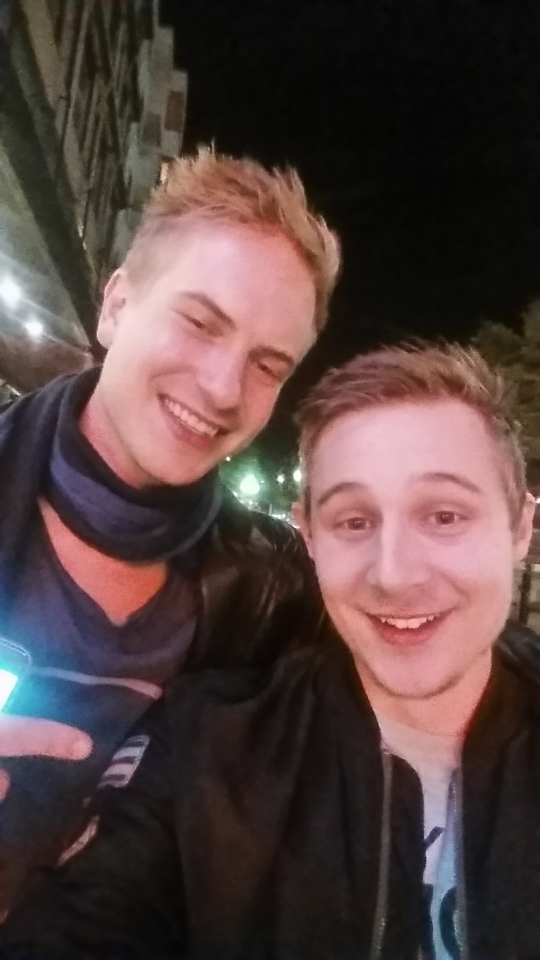
#> input picture Case_Studies/28.jpg, 1080 x 1920 px, given in place of the camera (shown at 1/2 size)
$ python face_cam_detector.py
#> lines starting #> are read from the running program, lines starting #| are printed output that depends on the picture; after the words box and inside, x2 and y2 are one past the last pixel; in counts of white or black regions, pixels touching at a corner belong together
#> further down, frame is the input picture: shape (1920, 1080, 3); mean B, G, R 63.4, 64.9, 83.9
### immutils.py
import numpy as np
import cv2

# [17 lines left out: functions translate, rotate, not called in this run]

def resize(image, width = None, height = None, inter = cv2.INTER_AREA):
#> called with width = 400, inter = 3
    dim = None
    (h,w) = image.shape[:2]
#> h = 1920; w = 1080
    if height is None and width is None:
       return image

   #Om höjden ej anges, ta nya bredden, delat på den gamla för att få ett förhållande
   #Sedan ta den nya bredden x, och höjden * aspekt ration, och casta sedan till en int
    if height is None:
        ratio = width / float(w)
#> ratio = 0.37
        dim = (width, int(h*ratio))
#> dim = (400, 711)

    #Annars ta nya höjden, delat med gamla för att få ett förhållande
    #Sätt dimensionerna till - bredden * ration och casta till en Integer för att få ny integer av antal pixlar i x-led, samt det nya höjd värdet
    else:
        ratio = height / float(h)
        dim = (int(w * ratio), height)

    resized = cv2.resize(image, dim, interpolation=inter)
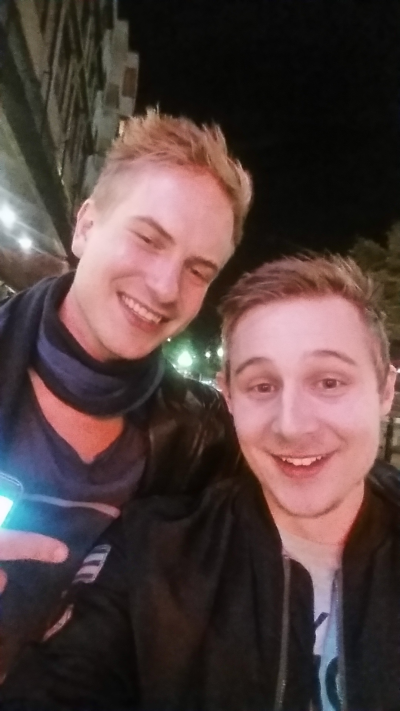
#> resized: shape (711, 400, 3); mean B, G, R 63.4, 64.9, 83.9

    #returnera den nya resizade bilden
    return resized

### Case_Studies/facedetector.py
import cv2
import immutils

class FaceDectector:
    def __init__(self, faceCascadePath):
        self.faceCascade = cv2.CascadeClassifier(faceCascadePath)

    # Returnerar 4 värden som utgör en rektangel
    def detect(self, image, scaleFactor = 1.1, minNeighbors =5, minSize = (30, 30)):
        rectangles = self.faceCascade.detectMultiScale(image, scaleFactor = scaleFactor,
                                                  minNeighbors= minNeighbors, minSize = minSize,
                                                  flags = cv2.CASCADE_SCALE_IMAGE)

        return rectangles


# [14 lines left out: function test_detect, not called in this run]

### Case_Studies/face_cam_detector.py
import cv2
from cv2 import VideoCapture
from Case_Studies import facedetector
import immutils

#Skapar ett facedetector objekt, och passerar haar cascaden
fd = facedetector.FaceDectector("haarcascade_frontalface_default.xml")

#Säger att video input ska vara ifrån webbcam
cam = cv2.VideoCapture(0)

while True:
    #Hämtar boolean om framen hämtas, samt bilden som hämtades
    grabbed, frame = cam.read()
    #Resizear framen
    frame = immutils.resize(frame, 400)
    #Skapar en grayscale bild
    gray = cv2.cvtColor(frame, cv2.COLOR_BGR2GRAY)
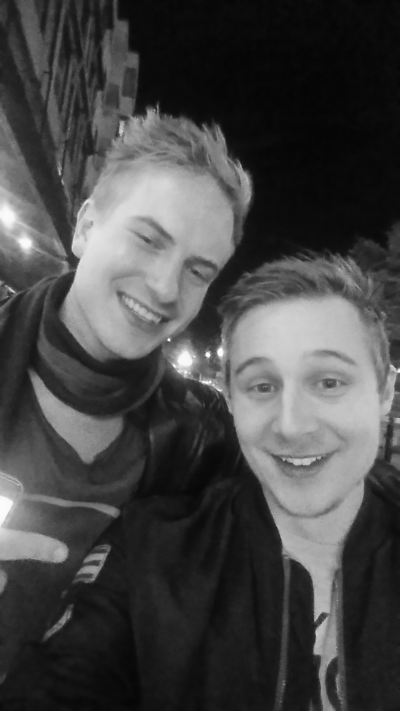
#> gray: shape (711, 400); min 4, max 252, mean 70.4

    #Vi säger åt facedetect att söka i den gråskaliga bilden efter ansikten, för snabbare processing
    face_rectangles = fd.detect(gray)
#> in detect, `rectangles = self.faceCascade.detectMultiScale(image, scaleFactor = sc..`: rectangles = [[269, 483, 80, 80], [203, 314, 179, 179]]
#> face_rectangles = [[269, 483, 80, 80], [203, 314, 179, 179]]

    #Vi gör en kopia av framen efter resize, men innan den är grayskalad, för att
    frameClone = frame.copy()

    #Måla upp rektangel
    for (x, y, w, h) in face_rectangles:
        cv2.rectangle(frameClone, (x, y), (x +w, y + h), (0, 255, 0), 2)
#> this loop made 2 passes
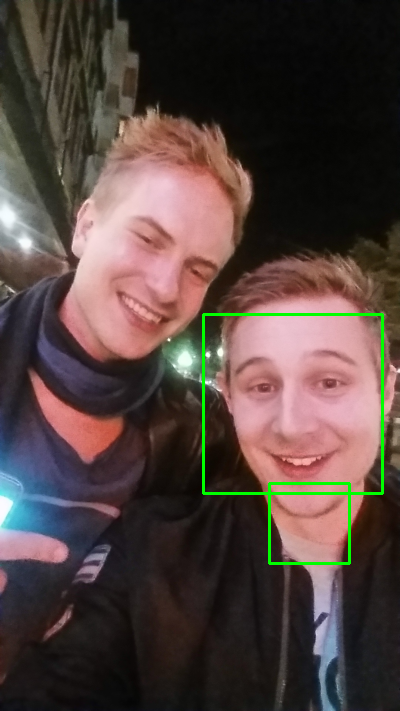
#> frameClone: shape (711, 400, 3); 1.08% of pixels changed, all inside (x1, y1, x2, y2) = (202, 313, 384, 565)

    #Visa ansiktet med rektangeln
    cv2.imshow("Face",frameClone)

    #bryter loopen
    if cv2.waitKey(1) & 0xFF == ord("q"):
#> (key q is pressed here)
        break

cam.release()
cv2.destroyAllWindows()
